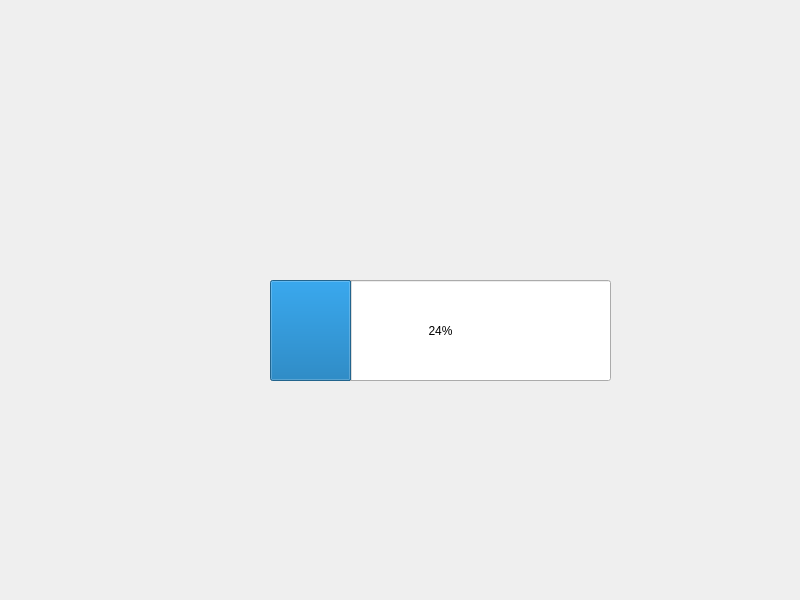
<?xml version="1.0" encoding="UTF-8"?>
<ui version="4.0">
 <class>Widget</class>
 <widget class="QWidget" name="Widget">
  <property name="geometry">
   <rect>
    <x>0</x>
    <y>0</y>
    <width>800</width>
    <height>600</height>
   </rect>
  </property>
  <property name="windowTitle">
   <string>Widget</string>
  </property>
  <widget class="QProgressBar" name="progressBar">
   <property name="geometry">
    <rect>
     <x>270</x>
     <y>280</y>
     <width>341</width>
     <height>101</height>
    </rect>
   </property>
   <property name="value">
    <number>24</number>
   </property>
  </widget>
 </widget>
 <resources/>
 <connections/>
</ui>
